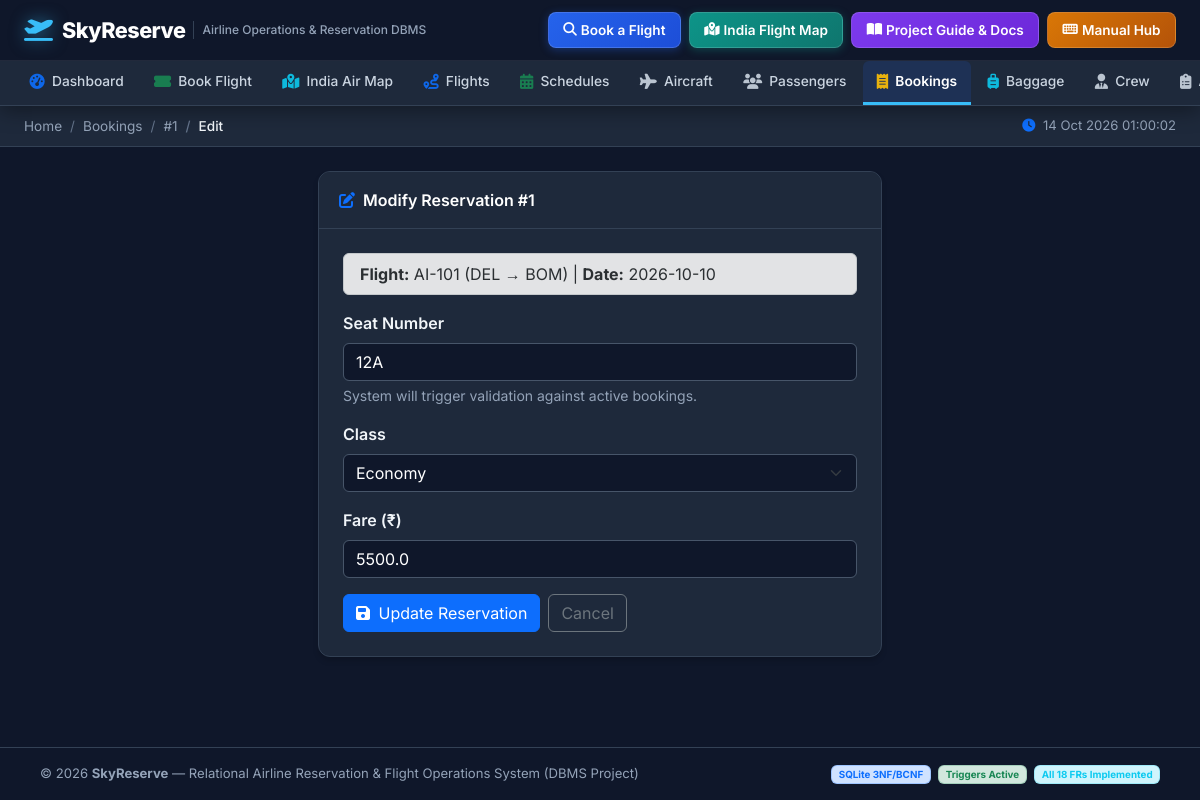
The page /bookings/1/edit on the database its author committed.
### tables this page shows
CREATE TABLE Booking (
    Booking_ID INTEGER PRIMARY KEY AUTOINCREMENT,
    Passenger_ID INTEGER NOT NULL,
    Schedule_ID INTEGER NOT NULL,
    Seat_No TEXT,
    Class TEXT NOT NULL CHECK (Class IN ('Economy','Business','First')),
    Fare REAL NOT NULL CHECK (Fare >= 0),
    Booking_Status TEXT DEFAULT 'Confirmed' CHECK (Booking_Status IN ('Confirmed','Cancelled','Checked-In','Completed')),
    Booking_Date TEXT DEFAULT CURRENT_TIMESTAMP,
    Cancellation_Date TEXT,
    Refund_Status TEXT CHECK (Refund_Status IN ('Pending','Processed','Denied') OR Refund_Status IS NULL),
    FOREIGN KEY (Passenger_ID) REFERENCES Passenger(Passenger_ID) ON DELETE CASCADE,
    FOREIGN KEY (Schedule_ID) REFERENCES Flight_Schedule(Schedule_ID) ON DELETE CASCADE
);

CREATE TABLE Flight (
    Flight_No TEXT PRIMARY KEY,
    Airline TEXT NOT NULL,
    Source TEXT NOT NULL,
    Destination TEXT NOT NULL,
    CHECK (Source != Destination)
);

CREATE TABLE Flight_Schedule (
    Schedule_ID INTEGER PRIMARY KEY AUTOINCREMENT,
    Flight_No TEXT NOT NULL,
    Aircraft_ID INTEGER NOT NULL,
    Departure_Time TEXT NOT NULL,
    Arrival_Time TEXT NOT NULL,
    Date TEXT NOT NULL,
    Status TEXT DEFAULT 'Scheduled' CHECK (Status IN ('Scheduled','On-Time','Delayed','Cancelled','Completed')),
    Gate TEXT,
    FOREIGN KEY (Flight_No) REFERENCES Flight(Flight_No) ON DELETE CASCADE,
    FOREIGN KEY (Aircraft_ID) REFERENCES Aircraft(Aircraft_ID),
    UNIQUE(Aircraft_ID, Date, Departure_Time)
);

### app.py (the view, shortened to what this page needs)
@app.route("/bookings/<int:bid>/edit", methods=["GET", "POST"])
def booking_edit(bid):
    db = get_db()
    booking = db.execute("""
        SELECT b.*, f.Flight_No, f.Source, f.Destination, fs.Date
        FROM Booking b
        JOIN Flight_Schedule fs ON b.Schedule_ID = fs.Schedule_ID
        JOIN Flight f ON fs.Flight_No = f.Flight_No
        WHERE b.Booking_ID = ?
    """, (bid,)).fetchone()
    db.close()
    if not booking:
        flash("Booking not found.", "warning")
        return redirect(url_for("bookings"))
    return render_template("booking_edit.html", booking=booking)

### app.py (called while the page is built)
@app.before_request
def ensure_db():
    global _db_initialized
    if not _db_initialized:
        db_path = os.path.join(os.path.dirname(__file__), "airline.db")
        if not os.path.exists(db_path):
            init_db()
        _db_initialized = True

### database.py (called while the page is built)
def get_db():
    conn = sqlite3.connect(DB_PATH)
    conn.row_factory = sqlite3.Row
    conn.execute("PRAGMA foreign_keys = ON")
    return conn

### templates/booking_edit.html (shortened to what this page needs)
{% extends "base.html" %}
{% block breadcrumb %}
<li class="breadcrumb-item"><a href="{{ url_for('bookings') }}" class="text-decoration-none">Bookings</a></li>
<li class="breadcrumb-item"><a href="{{ url_for('booking_detail', bid=booking.Booking_ID) }}" class="text-decoration-none">#{{ booking.Booking_ID }}</a></li>
<li class="breadcrumb-item active">Edit</li>
{% endblock %}
{% block content %}
<div class="row justify-content-center">
  <div class="col-lg-6">
    <div class="table-card">
      <div class="card-header"><i class="fas fa-edit me-2 text-primary"></i>Modify Reservation #{{ booking.Booking_ID }}</div>
      <div class="p-4">
        <div class="alert alert-secondary py-2 mb-3">
          <strong>Flight:</strong> {{ booking.Flight_No }} ({{ booking.Source }} → {{ booking.Destination }}) | <strong>Date:</strong> {{ booking.Date }}
        </div>
        <form method="POST" action="{{ url_for('booking_edit', bid=booking.Booking_ID) }}">
          <div class="mb-3">
            <label class="form-label fw-semibold">Seat Number</label>
            <input type="text" name="seat_no" class="form-control" value="{{ booking.Seat_No or '' }}" placeholder="e.g. 14A" required>
            <div class="form-text">System will trigger validation against active bookings.</div>
          </div>
          <div class="mb-3">
            <label class="form-label fw-semibold">Class</label>
            <select name="class" class="form-select" required>
              {% for c in ['Economy', 'Business', 'First'] %}
              <option value="{{ c }}" {% if booking.Class == c %}selected{% endif %}>{{ c }}</option>
              {% endfor %}
            </select>
          </div>
          <div class="mb-3">
            <label class="form-label fw-semibold">Fare (₹)</label>
            <input type="number" step="0.01" name="fare" class="form-control" value="{{ booking.Fare }}" min="0" required>
          </div>
          <div class="d-flex gap-2">
            <button type="submit" class="btn btn-primary"><i class="fas fa-save me-1"></i> Update Reservation</button>
            <a href="{{ url_for('booking_detail', bid=booking.Booking_ID) }}" class="btn btn-outline-secondary">Cancel</a>
          </div>
        </form>
      </div>
    </div>
  </div>
</div>
{% endblock %}

### templates/base.html (style rules this page uses)
:root { --primary-color: #2563eb; --primary-hover: #1d4ed8; --nav-bg: #0f172a; --nav-sub-bg: #1e293b; --nav-border: #334155; }
* { font-family: 'Inter', sans-serif; }
body { background: #0f172a; color: #f1f5f9; margin: 0; min-height: 100vh; display: flex; flex-direction: column; }
.sub-bar .breadcrumb-item a { color: #94a3b8; text-decoration: none; }
.sub-bar .breadcrumb-item.active { color: #cbd5e1; font-weight: 500; }
.sub-bar .breadcrumb-item + .breadcrumb-item::before { color: #64748b; }
.table-card { background: #1e293b; border: 1px solid #334155; border-radius: 12px; box-shadow: 0 4px 6px -1px rgba(0, 0, 0, 0.2); overflow: hidden; margin-bottom: 1.5rem; }
.table-card .card-header { background: #1e293b; border-bottom: 1px solid #334155; padding: 1rem 1.25rem; font-weight: 600; color: #f8fafc; }
.form-label, label { color: #f1f5f9 !important; font-weight: 500; }
.form-text { color: #94a3b8 !important; }
.table-card .card-header { color: #ffffff !important; }
.breadcrumb-item a { color: #94a3b8 !important; }
.breadcrumb-item.active { color: #f1f5f9 !important; font-weight: 600; }
.form-control, .form-select { background-color: #0f172a !important; border: 1px solid #475569 !important; color: #ffffff !important; }
.form-control::placeholder { color: #64748b !important; }

### rows shown on the page
Booking: Booking_ID "1", seat_no "12A", class "Economy", fare "5500.0"
Flight: Flight_No "AI-101", Source "DEL", Destination "BOM"
Flight_Schedule: Date "2026-10-10"
